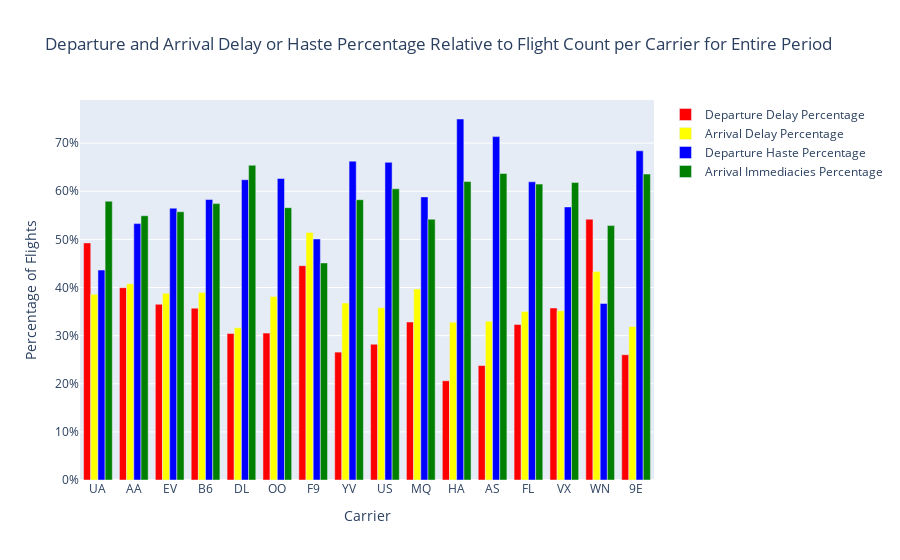

Here is the notebook cell this chart was saved with:
### Markdown cell above
PERCENTAGE OF DELAYS/IMMEDIACIES ON DELAYS/ARRIVALS PER CARRIER FOR ENTIRE PERIOD RELATIVE TO ALL FLIGHTS FOR CURRENT CARRIER \[GRAPHS\]

### Code cell
departureDelayCountBar = go.Bar(
    x = numberOfDelaysPerCarrier.toPandas()['Carrier'],
    y = numberOfDelaysPerCarrier.toPandas()['DepartureDelayCount'],
    name = 'Departure Delay Percentage',
    marker = dict(color='red'))

arrivalDelayCountBar = go.Bar(
    x = numberOfDelaysPerCarrier.toPandas()['Carrier'],
    y = numberOfDelaysPerCarrier.toPandas()['ArrivalDelayCount'],
    name = 'Arrival Delay Percentage',
    marker = dict(color='yellow'))

departureImmediaciesCountBar = go.Bar(
    x = numberOfDelaysPerCarrier.toPandas()['Carrier'],
    y = numberOfDelaysPerCarrier.toPandas()['DepartureImmediaciesCount'],
    name = 'Departure Haste Percentage',
    marker = dict(color='blue'))

arrivalImmediaciesCountBar = go.Bar(
    x = numberOfDelaysPerCarrier.toPandas()['Carrier'],
    y = numberOfDelaysPerCarrier.toPandas()['ArrivalImmediaciesCount'],
    name = 'Arrival Immediacies Percentage',
    marker = dict(color='green'))


data = [departureDelayCountBar, arrivalDelayCountBar, departureImmediaciesCountBar, arrivalImmediaciesCountBar]

layout = dict(title = 'Departure and Arrival Delay or Haste Percentage Relative to Flight Count per Carrier for Entire Period',
              xaxis= dict(title= 'Carrier',ticklen= 5,zeroline= False,tickformat='d'),
              yaxis= dict(title= 'Percentage of Flights',tickformat=',.0%')
             )
fig = dict(data = data, layout = layout)

pyo.iplot(fig)

### Figure 1 — Plotly figure (JSON) as saved in the notebook; plotly's stock layout.template omitted (floating-point values rounded to 4 significant figures)
{"data": [{"marker": {"color": "red"}, "name": "Departure Delay Percentage", "type": "bar", "x": ["UA", "AA", "EV", "B6", "DL", "OO", "F9", "YV", "US", "MQ", "HA", "AS", "FL", "VX", "WN", "9E"], "y": [0.4927, 0.3996, 0.3651, 0.3571, 0.3044, 0.3053, 0.4453, 0.2658, 0.2821, 0.3283, 0.2061, 0.2378, 0.3232, 0.3574, 0.542, 0.2603]}, {"marker": {"color": "yellow"}, "name": "Arrival Delay Percentage", "type": "bar", "x": ["UA", "AA", "EV", "B6", "DL", "OO", "F9", "YV", "US", "MQ", "HA", "AS", "FL", "VX", "WN", "9E"], "y": [0.3858, 0.4076, 0.3879, 0.3894, 0.3163, 0.3815, 0.5145, 0.3678, 0.358, 0.3969, 0.3278, 0.3296, 0.3502, 0.3515, 0.433, 0.3191]}, {"marker": {"color": "blue"}, "name": "Departure Haste Percentage", "type": "bar", "x": ["UA", "AA", "EV", "B6", "DL", "OO", "F9", "YV", "US", "MQ", "HA", "AS", "FL", "VX", "WN", "9E"], "y": [0.4363, 0.5328, 0.5649, 0.5829, 0.6241, 0.6265, 0.5009, 0.6626, 0.6602, 0.5883, 0.7502, 0.7136, 0.6196, 0.5674, 0.3668, 0.6841]}, {"marker": {"color": "green"}, "name": "Arrival Immediacies Percentage", "type": "bar", "x": ["UA", "AA", "EV", "B6", "DL", "OO", "F9", "YV", "US", "MQ", "HA", "AS", "FL", "VX", "WN", "9E"], "y": [0.5794, 0.5491, 0.5575, 0.5743, 0.6541, 0.5659, 0.4511, 0.5824, 0.6051, 0.5419, 0.6202, 0.6369, 0.6148, 0.6181, 0.5287, 0.6357]}], "layout": {"autosize": true, "title": {"text": "Departure and Arrival Delay or Haste Percentage Relative to Flight Count per Carrier for Entire Period"}, "xaxis": {"autorange": true, "range": [-0.5, 15.5], "tickformat": "d", "ticklen": 5, "title": {"text": "Carrier"}, "type": "category", "zeroline": false}, "yaxis": {"autorange": true, "range": [0, 0.7896], "tickformat": ",.0%", "title": {"text": "Percentage of Flights"}, "type": "linear"}}}
